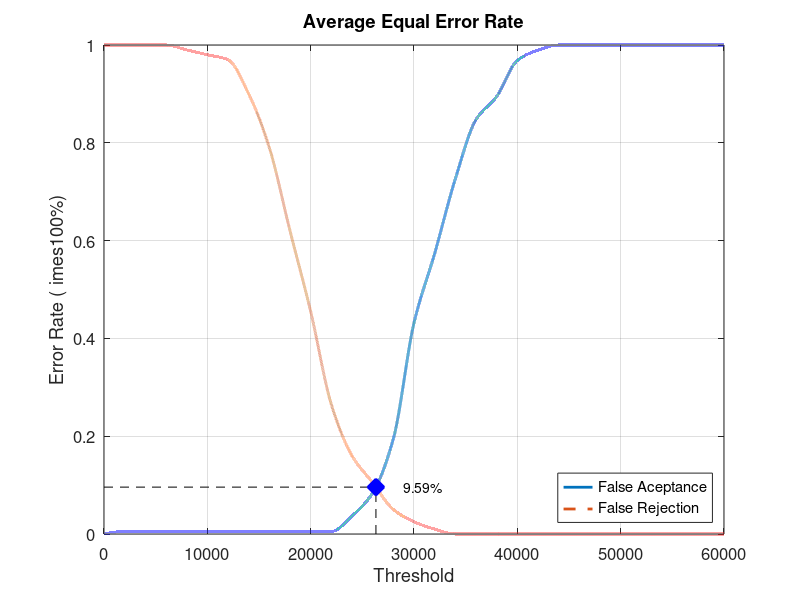
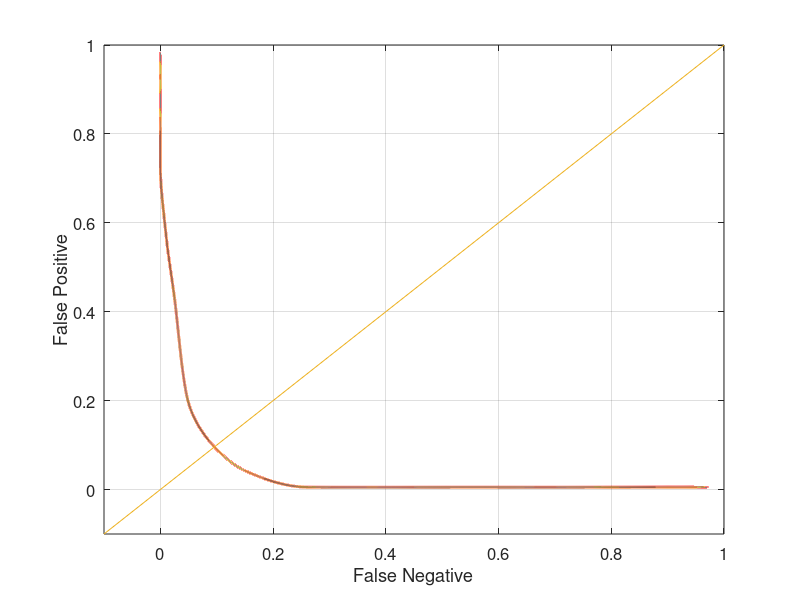

The MATLAB source for these figures, in order:
close all;
clear;
clc;
x = 0:2000:60000;
xq = 0:0.5:60000;

y0 = [0 0.00526316 0.00526316 0.00526316 0.00526316 0.00526316 0.00526316 0.00526316 0.00526316 0.00526316 0.00526316 0.00526316 0.0368421 0.0842105 0.194737 0.431579 0.573684 0.726316 0.847368 0.894737 0.968421 0.989474 1 1 1 1 1 1 1 1 1]
yy0 = interp1(x, y0, xq, 'pchip');
y1 = [1 1 1 1 0.99 0.98 0.97 0.9 0.79 0.62 0.455 0.265 0.16 0.105 0.05 0.025 0.01 0 0 0 0 0 0 0 0 0 0 0 0 0 0]
yy1 = interp1(x, y1, xq, 'pchip');

% Calculating EER: 
y2 = abs(y0 - y1);
find(y2 == min(y2))
yy2 = abs(yy0 - yy1);
xEER = find(yy2 == min(yy2));
xEERIndex = xq(xEER) % X-axis EER
yEER = yy0(xEER) % Y-axis EER

main = figure
plot(xq, yy0,'-','LineWidth', 2);	hold on
plot(xq, yy1,'--','LineWidth', 2);	hold on
plot([xEERIndex xEERIndex], [0 yEER], 'k--');	hold on
plot([0 xEERIndex], [yEER yEER], 'k--');	hold on
plot(xEERIndex, yEER, 'bx', 'LineWidth', 10);	hold on
text(xEERIndex + 10 * xEERIndex / 100, yEER, [num2str(round((10000 * yEER)) / 100) '%'])
legend('False Aceptance', 'False Rejection', 'Location', 'SouthEast')
xlabel('Threshold')
ylabel('Error Rate (	imes100%)')
title('Average Equal Error Rate')
set(gca, 'FontSize', 12)
axis([0 60000 0 1])
grid on

print(main, 'Database3_4Main', '-dpng');
FNRxFPR = figure('Color', [1 1 1]);
plot(yy1, yy0, '-', yy1, yy0, 'LineWidth', 2);
hold on
y = -0.1:0.1:1
plot(y, y); 
set(gca, 'FontSize', 12)
xlabel('False Negative')
ylabel('False Positive')
axis([-0.1 1 -0.1 1])
set(gca, 'FontSize', 12)
grid on

print(FNRxFPR, 'Database3_4FNRxFPR','-dpng');
